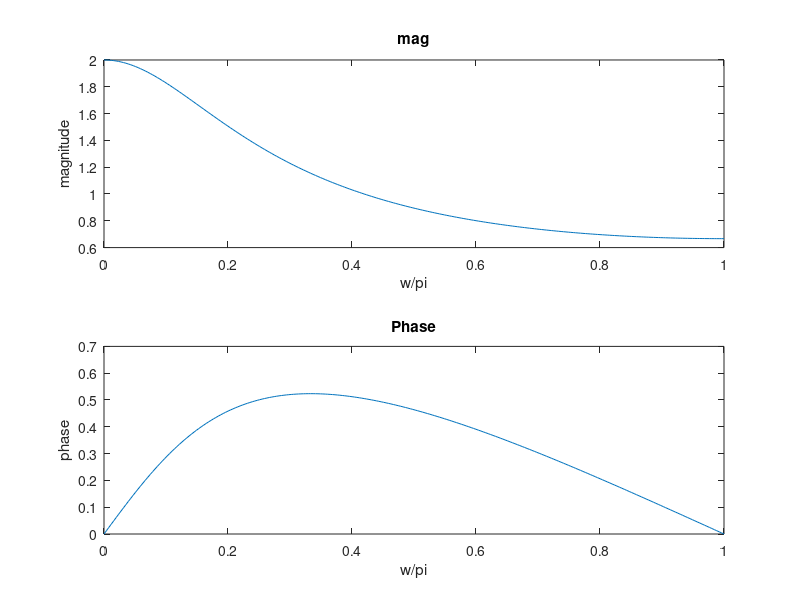

Source code (MATLAB):
n=0:3;
w=[0:1:255]*(pi/255);
x=0:3;
X1=exp(-j*w)./(exp(-j*w)-0.5);
subplot(211)
plot(w/pi,abs(X1))
title('mag')
xlabel('w/pi');
ylabel('magnitude');
subplot(212)
plot(w/pi,angle(X1))
title('Phase')
xlabel('w/pi');
ylabel('phase');